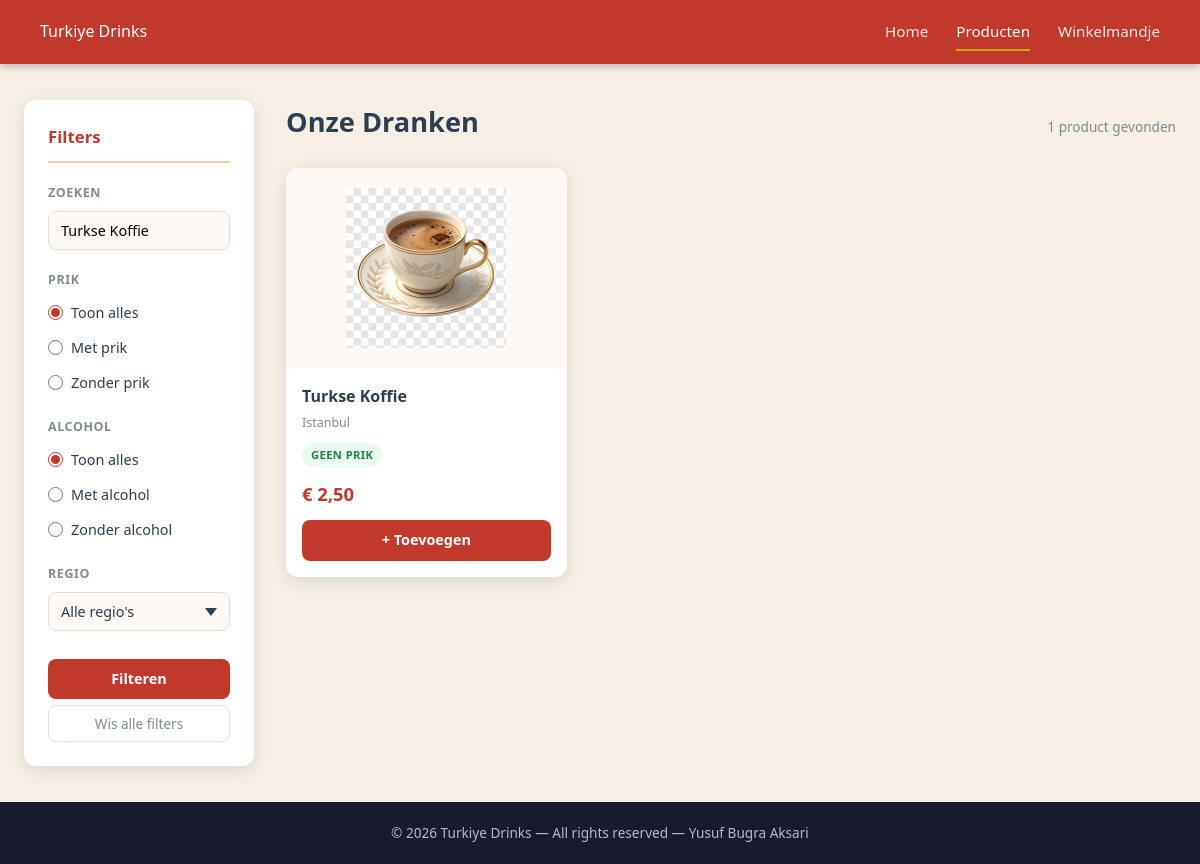
The page /pages/products.php?zoekterm=Turkse Koffie on the database its author committed.
### tables this page shows
CREATE TABLE dranken (
    id           INT           AUTO_INCREMENT PRIMARY KEY,
    naam         VARCHAR(100)  NOT NULL,
    beschrijving TEXT,
    prijs        DECIMAL(5,2)  NOT NULL,
    regio        VARCHAR(100),
    met_prik     TINYINT(1)    NOT NULL DEFAULT 0,   
    alcohol      TINYINT(1)    NOT NULL DEFAULT 0,   
    afbeelding   VARCHAR(255)
);

### includes/functions.php (called while the page is built, shortened)
<?php
function haalAlleDrankenOp(PDO $db, array $filters = []): array
{
    $sql = "SELECT * FROM dranken WHERE 1=1";
    $parameters = [];
    if (!empty($filters['zoekterm'])) {
        $sql .= " AND naam LIKE :zoekterm";
        $parameters[':zoekterm'] = '%' . $filters['zoekterm'] . '%';
    }
    $sql .= " ORDER BY naam ASC";
    try {
        $statement = $db->prepare($sql);
        $statement->execute($parameters);
        return $statement->fetchAll();
    } catch (PDOException $fout) {
        return [];
    }
}
function formateerPrijs(float $prijs): string
{
    return '€&nbsp;' . number_format($prijs, 2, ',', '.');
}
function zuiverString(string $invoer): string
{
    return htmlspecialchars(strip_tags(trim($invoer)), ENT_QUOTES, 'UTF-8');
}

### pages/products.php (the view, shortened to what this page needs)
<?php
require_once '../includes/db.php';
require_once '../includes/functions.php';
include '../includes/header.php';
$filters = [
    'zoekterm' => isset($_GET['zoekterm']) ? trim($_GET['zoekterm']) : '',
    'met_prik' => (isset($_GET['met_prik']) && $_GET['met_prik'] !== '') ? $_GET['met_prik'] : '',
    'alcohol' => (isset($_GET['alcohol']) && $_GET['alcohol'] !== '') ? $_GET['alcohol'] : '',
    'regio' => isset($_GET['regio']) ? trim($_GET['regio']) : '',
];
$drankLijst = haalAlleDrankenOp($db, $filters);
?>
<div class="producten-pagina">
    <aside class="filter-sidebar">
        <h2 class="filter-sidebar__titel">Filters</h2>
        <form method="GET" action="" class="filter-formulier" id="filter-formulier">
            <div class="filter-groep">
                <label for="zoekbalk" class="filter-label">Zoeken</label>
                <input type="text" id="zoekbalk" name="zoekterm" value="<?= zuiverString($filters['zoekterm']) ?>"
                    placeholder="Zoek een drank..." class="zoek-invoer" autocomplete="off">
            </div>
            <div class="filter-groep">
                <p class="filter-label">Prik</p>
                <label class="filter-optie">
                    <input type="radio" name="met_prik" value="" <?= $filters['met_prik'] === '' ? 'checked' : '' ?>>
                    Toon alles
                </label>
                <label class="filter-optie">
                    <input type="radio" name="met_prik" value="1" <?= $filters['met_prik'] === '1' ? 'checked' : '' ?>>
                    Met prik
                </label>
                <label class="filter-optie">
                    <input type="radio" name="met_prik" value="0" <?= $filters['met_prik'] === '0' ? 'checked' : '' ?>>
                    Zonder prik
                </label>
            </div>
            <div class="filter-groep">
                <p class="filter-label">Alcohol</p>
                <label class="filter-optie">
                    <input type="radio" name="alcohol" value="" <?= $filters['alcohol'] === '' ? 'checked' : '' ?>>
                    Toon alles
                </label>
                <label class="filter-optie">
                    <input type="radio" name="alcohol" value="1" <?= $filters['alcohol'] === '1' ? 'checked' : '' ?>>
                    Met alcohol
                </label>
                <label class="filter-optie">
                    <input type="radio" name="alcohol" value="0" <?= $filters['alcohol'] === '0' ? 'checked' : '' ?>>
                    Zonder alcohol
                </label>
            </div>
            <div class="filter-groep">
                <label for="regio" class="filter-label">Regio</label>
                <select name="regio" id="regio" class="filter-select" onchange="this.form.submit()">
                    <option value="">Alle regio's</option>
                </select>
            </div>
            <button type="submit" class="knop knop--filter">Filteren</button>
            <a href="<?= BASE_URL ?>/pages/products.php" class="knop knop--reset">
                Wis alle filters
            </a>
        </form>
    </aside>
    <section class="producten-sectie">
        <div class="producten-header">
            <h1 class="producten-titel">Onze Dranken</h1>
            <span class="producten-aantal">
                <?= count($drankLijst) ?> product<?= count($drankLijst) !== 1 ? 'en' : '' ?> gevonden
            </span>
        </div>
        <?php if (empty($drankLijst)): ?>
            <p class="geen-producten">
                Geen dranken gevonden met de huidige filters.
                <a href="<?= BASE_URL ?>/pages/products.php">Wis alle filters</a>
            </p>
        <?php else: ?>
            <div class="producten-grid">
                <?php foreach ($drankLijst as $drank): ?>
                    <article class="product-kaart" data-naam="<?= zuiverString($drank['naam']) ?>">
                        <a href="<?= BASE_URL ?>/pages/detail.php?id=<?= (int) $drank['id'] ?>"
                            class="product-kaart__afbeelding-link">
                            <img src="<?= BASE_URL ?>/assets/images/<?= zuiverString($drank['afbeelding']) ?>"
                                alt="<?= zuiverString($drank['naam']) ?>" class="product-kaart__afbeelding"
                                onerror="this.onerror=null;this.src='<?= BASE_URL ?>/assets/images/placeholder.png'">
                        </a>
                        <div class="product-kaart__info">
                            <h3 class="product-kaart__naam">
                                <a href="<?= BASE_URL ?>/pages/detail.php?id=<?= (int) $drank['id'] ?>">
                                    <?= zuiverString($drank['naam']) ?>
                                </a>
                            </h3>
                            <p class="product-kaart__regio">
                                <?= zuiverString($drank['regio']) ?>
                            </p>
                            <div class="product-kaart__kenmerken">
                                <?php if ($drank['met_prik']): ?>
                                    <span class="kenmerk kenmerk--prik">Prik</span>
                                <?php else: ?>
                                    <span class="kenmerk kenmerk--geen-prik">Geen prik</span>
                                <?php endif; ?>
                            </div>
                            <p class="product-kaart__prijs">
                                <?= formateerPrijs((float) $drank['prijs']) ?>
                            </p>
                            <form action="<?= BASE_URL ?>/actions/add.php" method="POST" class="product-kaart__formulier">
                                <button type="submit" class="knop knop--toevoegen">
                                    + Toevoegen
                                </button>
                            </form>
                        </div>
                    </article>
                <?php endforeach; ?>
            </div>
        <?php endif; ?>
    </section>
</div>
<?php include '../includes/footer.php'; ?>

### css/style.css (style rules this page uses)
:root { --rood: #C0392B; --rood-donker: #922B21; --goud: #D4A017; --goud-licht: #F5CBA7; --warm-wit: #FFF9F5; --achtergrond: #F5EFE6; --tekst: #2C3E50; --tekst-licht: #7F8C8D; --wit: #FFFFFF; --rand: #E8DDD4; --schaduw: 0 4px 16px rgba(0,0,0,0.10); --schaduw-hover: 0 8px 28px rgba(0,0,0,0.15); --radius: 12px; --radius-sm: 8px; --overgang: all 0.2s ease; }
*, *::before, *::after { margin: 0; padding: 0; box-sizing: border-box; }
html { scroll-behavior: smooth; }
body { font-family: 'Segoe UI', Arial, sans-serif; background: var(--achtergrond); color: var(--tekst); display: flex; flex-direction: column; min-height: 100vh; line-height: 1.6; }
a { color: inherit; text-decoration: none; }
img { display: block; max-width: 100%; }
.knop { display: inline-block; background: var(--rood); color: var(--wit); border: none; padding: 10px 22px; border-radius: var(--radius-sm); cursor: pointer; font-size: 0.9rem; font-weight: 600; font-family: inherit; text-decoration: none; transition: var(--overgang); line-height: 1.4; }
.knop--filter { width: 100%; text-align: center; padding: 10px; margin-top: 8px; }
.knop--reset { display: block; background: transparent; color: var(--tekst-licht); border: 1px solid var(--rand); width: 100%; text-align: center; margin-top: 6px; font-weight: 400; font-size: 0.85rem; padding: 8px; }
.knop--toevoegen { width: 100%; padding: 10px; }
.producten-pagina { display: flex; max-width: 1300px; margin: 0 auto; padding: 36px 24px; gap: 32px; align-items: flex-start; }
.filter-sidebar { width: 230px; min-width: 200px; background: var(--wit); border-radius: var(--radius); padding: 24px; box-shadow: var(--schaduw); position: sticky; top: 80px; flex-shrink: 0; }
.filter-sidebar__titel { font-size: 1.05rem; font-weight: 700; color: var(--rood); margin-bottom: 20px; padding-bottom: 10px; border-bottom: 2px solid var(--goud-licht); }
.filter-groep { margin-bottom: 20px; }
.filter-label { display: block; font-weight: 700; font-size: 0.78rem; color: var(--tekst-licht); margin-bottom: 8px; text-transform: uppercase; letter-spacing: 0.6px; }
.filter-optie { display: flex; align-items: center; gap: 8px; font-size: 0.9rem; margin-bottom: 6px; cursor: pointer; padding: 3px 0; }
.filter-optie input[type="radio"] { accent-color: var(--rood); width: 15px; height: 15px; cursor: pointer; }
.zoek-invoer { width: 100%; padding: 9px 12px; border: 1px solid var(--rand); border-radius: var(--radius-sm); font-size: 0.9rem; background: var(--warm-wit); font-family: inherit; }
.filter-select { width: 100%; padding: 9px 32px 9px 12px; border: 1px solid var(--rand); border-radius: var(--radius-sm); font-size: 0.9rem; font-family: inherit; background-color: var(--warm-wit); color: var(--tekst); cursor: pointer; appearance: none; background-repeat: no-repeat; background-position: right 12px center; }
.producten-sectie { flex: 1; min-width: 0; }
.producten-header { display: flex; align-items: baseline; justify-content: space-between; margin-bottom: 24px; gap: 8px; }
.producten-titel { font-size: 1.7rem; font-weight: 700; }
.producten-aantal { font-size: 0.85rem; color: var(--tekst-licht); }
.producten-grid { display: grid; grid-template-columns: repeat(3, 1fr); gap: 24px; }
.product-kaart { background: var(--wit); border-radius: var(--radius); overflow: hidden; box-shadow: var(--schaduw); transition: var(--overgang); display: flex; flex-direction: column; }
.product-kaart__afbeelding-link { display: block; background: var(--warm-wit); padding: 20px; overflow: hidden; }
.product-kaart__afbeelding { width: 100%; height: 160px; object-fit: contain; transition: transform 0.3s ease; }
.product-kaart__info { padding: 16px; display: flex; flex-direction: column; flex: 1; }
.product-kaart__naam { font-size: 1rem; font-weight: 700; margin-bottom: 4px; }
.product-kaart__regio { font-size: 0.78rem; color: var(--tekst-licht); margin-bottom: 10px; }
.product-kaart__kenmerken { display: flex; gap: 6px; flex-wrap: wrap; margin-bottom: 12px; }
.kenmerk { font-size: 0.7rem; font-weight: 700; padding: 3px 9px; border-radius: 20px; text-transform: uppercase; letter-spacing: 0.4px; }
.kenmerk--geen-prik { background: #EAFAF1; color: #1E8449; }
.product-kaart__prijs { font-size: 1.15rem; font-weight: 700; color: var(--rood); margin-top: auto; margin-bottom: 12px; }
.product-kaart__formulier { margin-top: auto; }

### rows shown on the page
dranken: afbeelding (picture), naam "Turkse Koffie", regio "Istanbul", met_prik "GEEN PRIK", prijs "€ 2,50"

### other values the page prints
count($drankLijst) "1"
